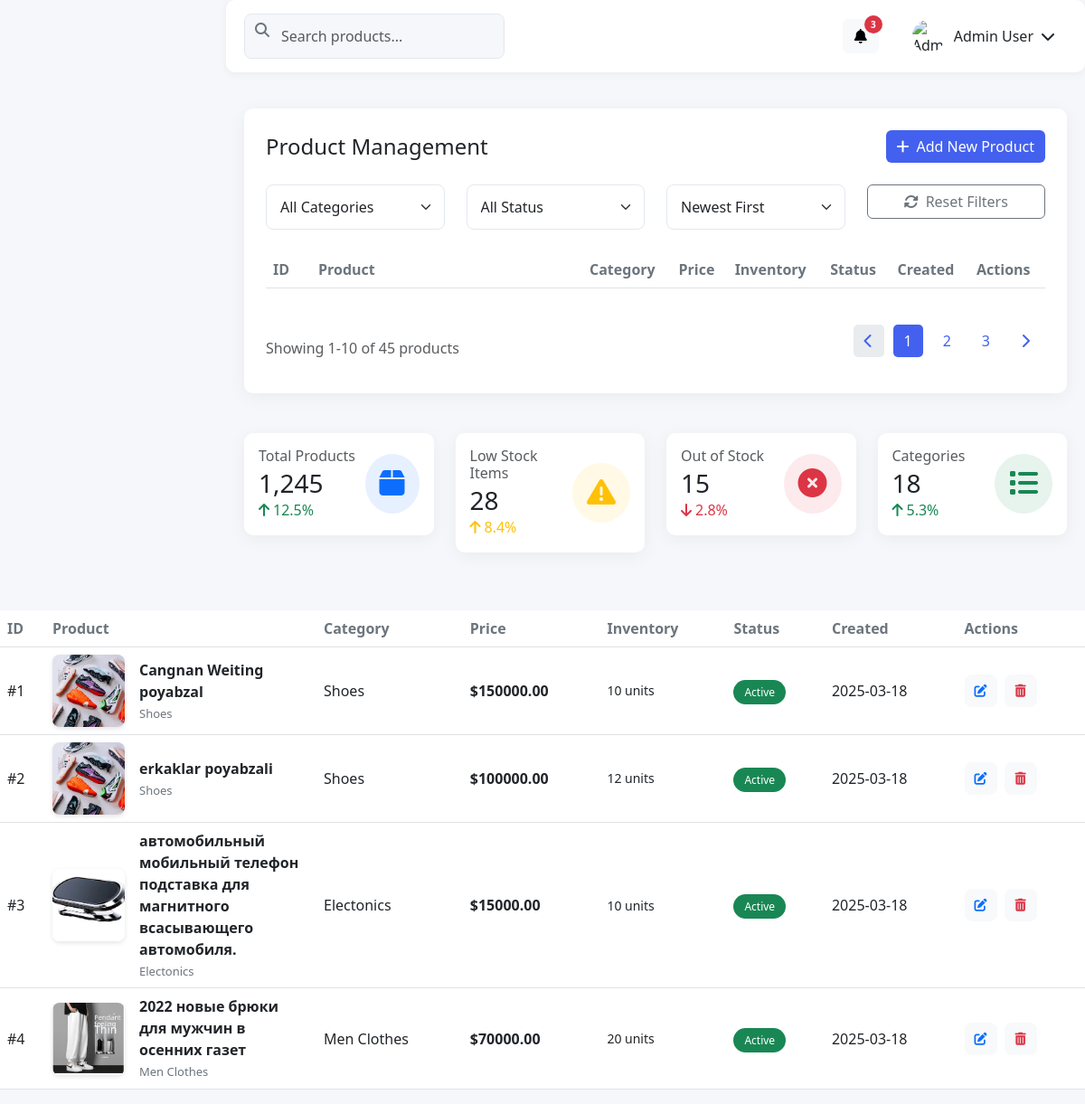
The page /admin-product/ on the database as committed earlier.
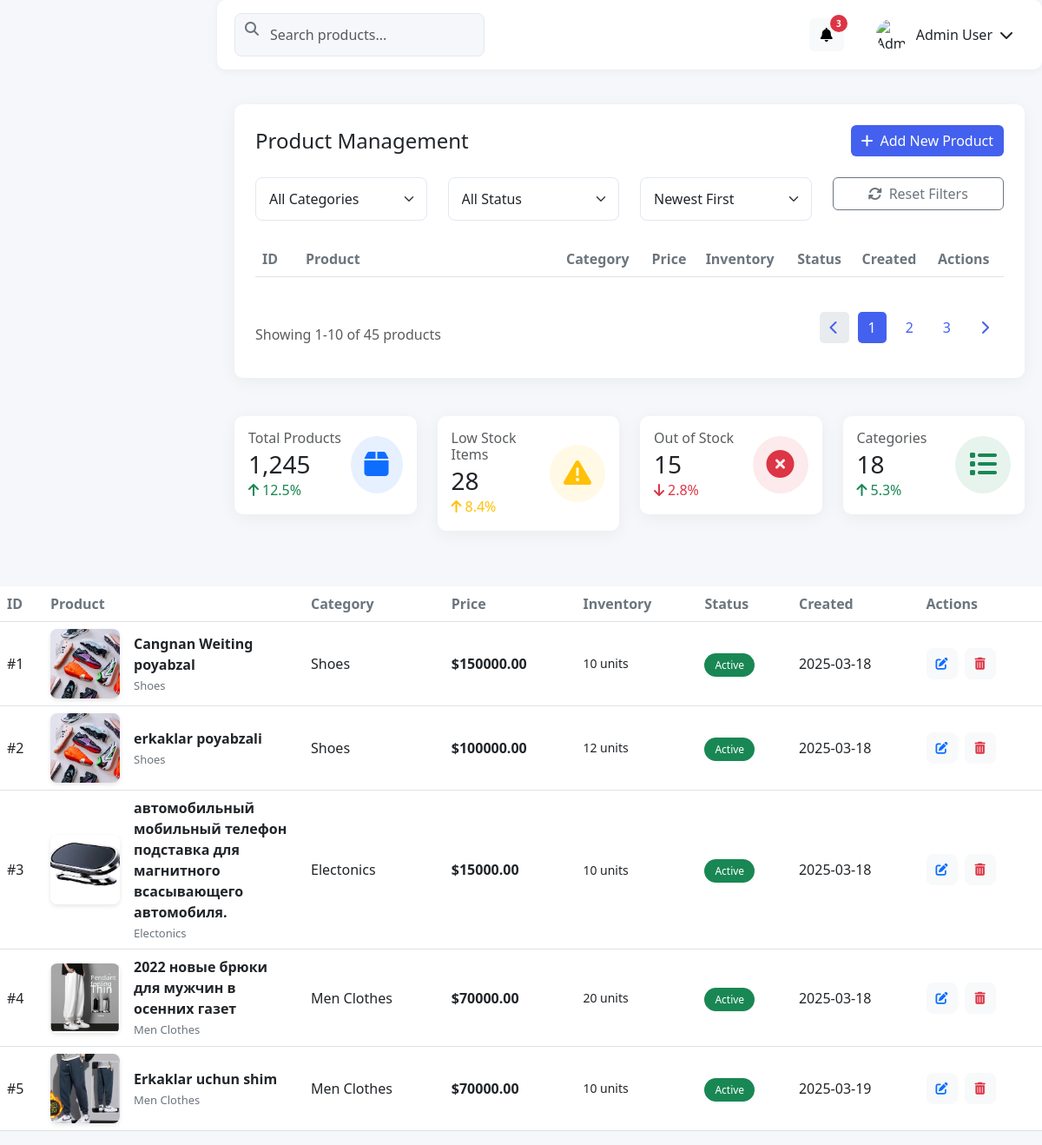
The same page on the database as committed later.
### app/models.py (models this page shows, shortened)
class Product(models.Model):
    STATUS_CHOICES = (
        ('Active', 'Active'),
        ('Draft', 'Draft'),
        ('Out of Stock', 'Out of Stock'),
    )
    name = models.CharField(max_length=255)
    sku = models.CharField(max_length=50, blank=True)
    category = models.ForeignKey(Category, on_delete=models.CASCADE, related_name='products', null=True)
    price = models.DecimalField(max_digits=10, decimal_places=2)
    discount_price = models.DecimalField(max_digits=10, decimal_places=2, null=True, blank=True)
    description = models.TextField(blank=True)
    inventory = models.PositiveIntegerField(default=0)
    image = models.ImageField(upload_to='products/', null=True, blank=True)
    weight = models.DecimalField(max_digits=6, decimal_places=2, null=True, blank=True)
    status = models.CharField(max_length=20, choices=STATUS_CHOICES, default='Active')
    tags = models.CharField(max_length=255, blank=True)
    seo_title = models.CharField(max_length=255, blank=True)
    seo_description = models.TextField(blank=True)
    created_at = models.DateTimeField(auto_now_add=True)
    updated_at = models.DateTimeField(auto_now=True)

class Category(models.Model):
    STATUS_CHOICES = (
        ('active', 'Active'),
        ('inactive', 'Inactive'),
    )
    name = models.CharField(max_length=100, unique=True)
    slug = models.SlugField(
        max_length=100,
        unique=True,
        blank=True,
        help_text="Auto-generated from name if left blank"
    )
    parent = models.ForeignKey(
        'self',
        on_delete=models.SET_NULL,
        null=True,
        blank=True,
        related_name='subcategories',
        help_text="Parent category, if any"
    )
    status = models.CharField(
        max_length=20,
        choices=STATUS_CHOICES,
        default='active'
    )
    description = models.TextField(blank=True, null=True)
    image = models.ImageField(upload_to='categories/')
    meta_title = models.CharField(max_length=200, blank=True, null=True)
    meta_description = models.TextField(blank=True, null=True)
    meta_keywords = models.CharField(
        max_length=200,
        blank=True,
        null=True,
        help_text="Comma-separated keywords"
    )
    created_at = models.DateTimeField(auto_now_add=True)
    updated_at = models.DateTimeField(auto_now=True)
    class Meta:
        verbose_name = "Category"
        verbose_name_plural = "Categories"

### app/views.py (the view, shortened to what this page needs)
# urls.py: path('admin-product/', AdminProduct.as_view(), name='admin-product'),
class AdminProduct(ListView):
    template_name = 'ecomm/admin/productmanagement.html'
    model = Category
    context_object_name = 'categories'
    def get_context_data(self, **kwargs):
        context = super().get_context_data(**kwargs)
        context['product_form'] = ProductForm()
        context['products'] = Product.objects.all()
        return context

### app/forms.py
class ProductForm(forms.ModelForm):
    class Meta:
        model = Product
        fields = [
            'name', 'sku', 'category', 'price', 'discount_price',
            'description', 'inventory', 'weight', 'status', 'tags',
            'seo_title', 'seo_description', 'image'
        ]
        widgets = {
            'description': forms.Textarea(attrs={'rows': 3, 'placeholder': 'Enter product description'}),
            'tags': forms.TextInput(attrs={'placeholder': 'Type tags separated by commas'}),
            'seo_description': forms.Textarea(attrs={'rows': 2, 'placeholder': 'SEO Meta Description'}),
            'image': forms.FileInput(attrs={'class': 'form-control'}),
        }

### templates/ecomm/admin/productmanagement.html (shortened to what the changed rows need)
<!DOCTYPE html>
<html lang="en">
<head>
    <link href="https://cdnjs.cloudflare.com/ajax/libs/bootstrap/5.3.0/css/bootstrap.min.css" rel="stylesheet">
    <link href="https://cdnjs.cloudflare.com/ajax/libs/font-awesome/6.4.0/css/all.min.css" rel="stylesheet">
</head>
<body>
{% block content %}
    <div class="main-content">
        <div class="content-area">
            <div class="row mb-4">
                <div class="col-12">
                    <div class="card">
                        <div class="card-body p-4">
                            <div class="table-responsive">
                                <table class="table table-hover">
                                    <thead>
                                    <tr>
                                        <th width="50">ID</th>
                                        <th width="300">Product</th>
                                        <th>Category</th>
                                        <th>Price</th>
                                        <th>Inventory</th>
                                        <th>Status</th>
                                        <th>Created</th>
                                        <th>Actions</th>
                                    </tr>
                                    </thead>
                                </table>
                            </div>
                        </div>
                    </div>
                </div>
            </div>
        </div>
    </div>
    <div class="table-responsive">
        <table class="table table-hover">
            <thead>
            <tr>
                <th width="50">ID</th>
                <th width="300">Product</th>
                <th>Category</th>
                <th>Price</th>
                <th>Inventory</th>
                <th>Status</th>
                <th>Created</th>
                <th>Actions</th>
            </tr>
            </thead>
            <tbody>
            {% for product in products %}
                <tr>
                    <td>#{{ product.id }}</td>
                    <td>
                        <div class="d-flex align-items-center">
                            {% if product.image %}
                                <img src="{{ product.image.url }}" alt="{{ product.name }}" class="product-image me-3">
                            {% else %}
                                <img src="/api/placeholder/100/100" alt="{{ product.name }}" class="product-image me-3">
                            {% endif %}
                            <div>
                                <div class="product-name">{{ product.name }}</div>
                                <div class="product-category">{{ product.category.name|default:'' }}</div>
                            </div>
                        </div>
                    </td>
                    <td>{{ product.category.name|default:'' }}</td>
                    <td class="product-price">${{ product.price }}</td>
                    <td class="product-inventory {% if product.inventory == 0 %}text-out-stock{% elif product.inventory < 10 %}text-low-stock{% endif %}">
                        {{ product.inventory }} units
                    </td>
                    <td>
                    <span class="status-badge
                        {% if product.status == 'Active' %}bg-success{% elif product.status == 'Low Stock' %}bg-warning{% elif product.status == 'Out of Stock' %}bg-danger{% else %}bg-secondary{% endif %} text-white">
                        {{ product.status }}
                    </span>
                    </td>
                    <td>{{ product.created_at|date:"Y-m-d" }}</td>
                    <td>
                        <div class="d-flex">
                            <a href="#"
                               class="btn btn-sm btn-light action-btn me-2" title="Edit Product">
                                <i class="fas fa-edit text-primary"></i>
                            </a>
                            <button class="btn btn-sm btn-light action-btn" title="Delete Product"
                                    data-bs-toggle="modal" data-bs-target="#deleteProductModal"
                                    data-product-id="{{ product.id }}">
                                <i class="fas fa-trash-alt text-danger"></i>
                            </button>
                        </div>
                    </td>
                </tr>
            {% endfor %}
            </tbody>
        </table>
    </div>
{% endblock %}
</body>
</html>

Rows that differ between the two databases and show on the page:
added Product: id "5", image (picture), name "Erkaklar uchun shim", category.name "Men Clothes", price "70000.00", inventory "10", status "Active", created_at "2025-03-19"
